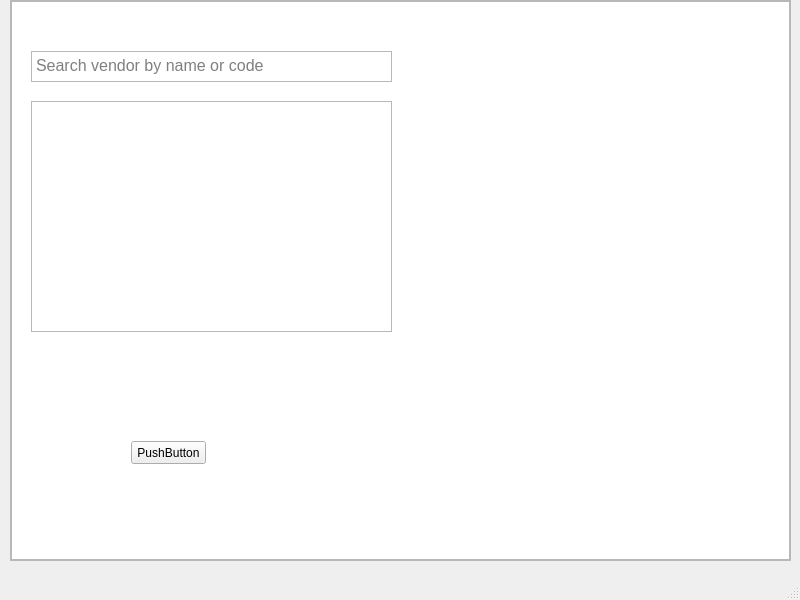
<?xml version="1.0" encoding="UTF-8"?>
<ui version="4.0">
 <class>MainWindow</class>
 <widget class="QMainWindow" name="MainWindow">
  <property name="geometry">
   <rect>
    <x>0</x>
    <y>0</y>
    <width>800</width>
    <height>600</height>
   </rect>
  </property>
  <property name="windowTitle">
   <string>MainWindow</string>
  </property>
  <widget class="QWidget" name="centralwidget">
   <widget class="QWidget" name="gridLayoutWidget">
    <property name="geometry">
     <rect>
      <x>10</x>
      <y>0</y>
      <width>781</width>
      <height>561</height>
     </rect>
    </property>
    <layout class="QGridLayout" name="gridLayout">
     <item row="0" column="0">
      <widget class="QScrollArea" name="scrollArea">
       <property name="widgetResizable">
        <bool>true</bool>
       </property>
       <widget class="QListWidget" name="scrollAreaWidgetContents">
        <property name="geometry">
         <rect>
          <x>0</x>
          <y>0</y>
          <width>777</width>
          <height>557</height>
         </rect>
        </property>
        <widget class="QTextEdit" name="textEdit">
         <property name="geometry">
          <rect>
           <x>20</x>
           <y>50</y>
           <width>361</width>
           <height>31</height>
          </rect>
         </property>
         <property name="font">
          <font>
           <pointsize>12</pointsize>
          </font>
         </property>
         <property name="placeholderText">
          <string>Search vendor by name or code</string>
         </property>
        </widget>
        <widget class="QPushButton" name="pushButton">
         <property name="geometry">
          <rect>
           <x>120</x>
           <y>440</y>
           <width>75</width>
           <height>23</height>
          </rect>
         </property>
         <property name="text">
          <string>PushButton</string>
         </property>
        </widget>
        <widget class="QListWidget" name="listWidget">
         <property name="geometry">
          <rect>
           <x>20</x>
           <y>100</y>
           <width>361</width>
           <height>231</height>
          </rect>
         </property>
        </widget>
       </widget>
      </widget>
     </item>
    </layout>
   </widget>
  </widget>
  <widget class="QMenuBar" name="menubar">
   <property name="geometry">
    <rect>
     <x>0</x>
     <y>0</y>
     <width>800</width>
     <height>21</height>
    </rect>
   </property>
  </widget>
  <widget class="QStatusBar" name="statusbar"/>
 </widget>
 <resources/>
 <connections/>
</ui>
